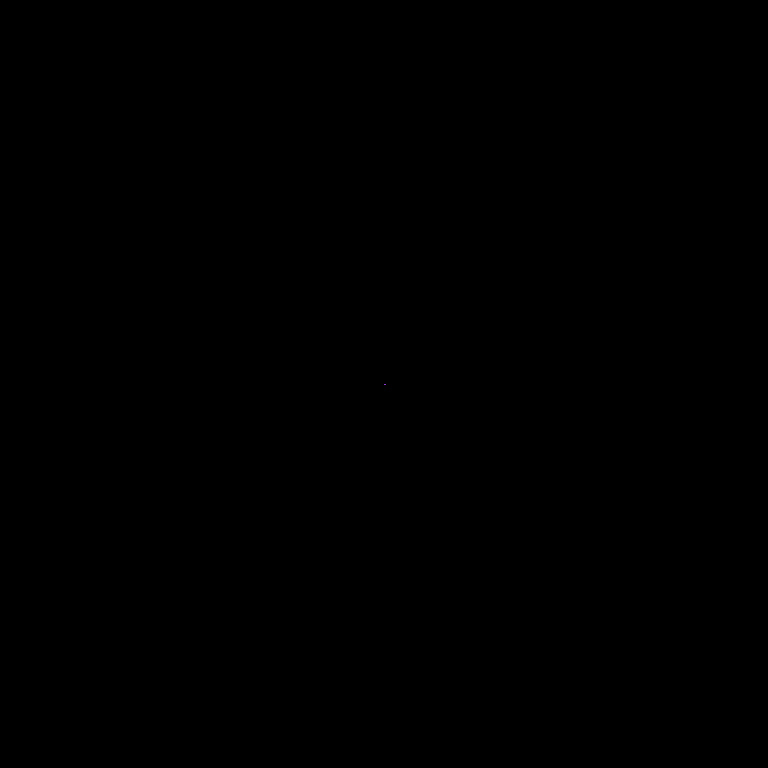
Frame 1 (no input)
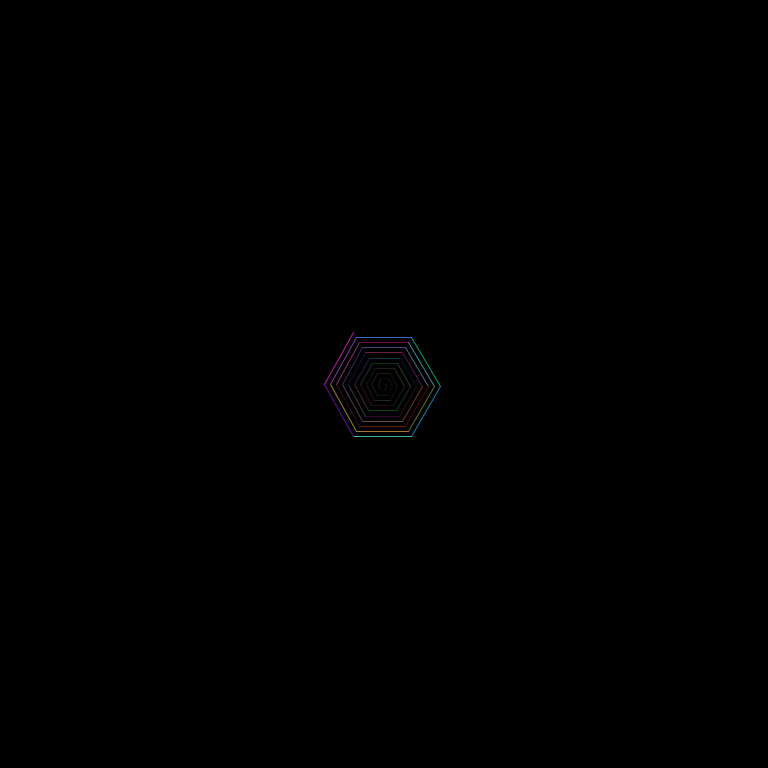
Frame 60 (the mouse pressed at the canvas centre just before this capture)
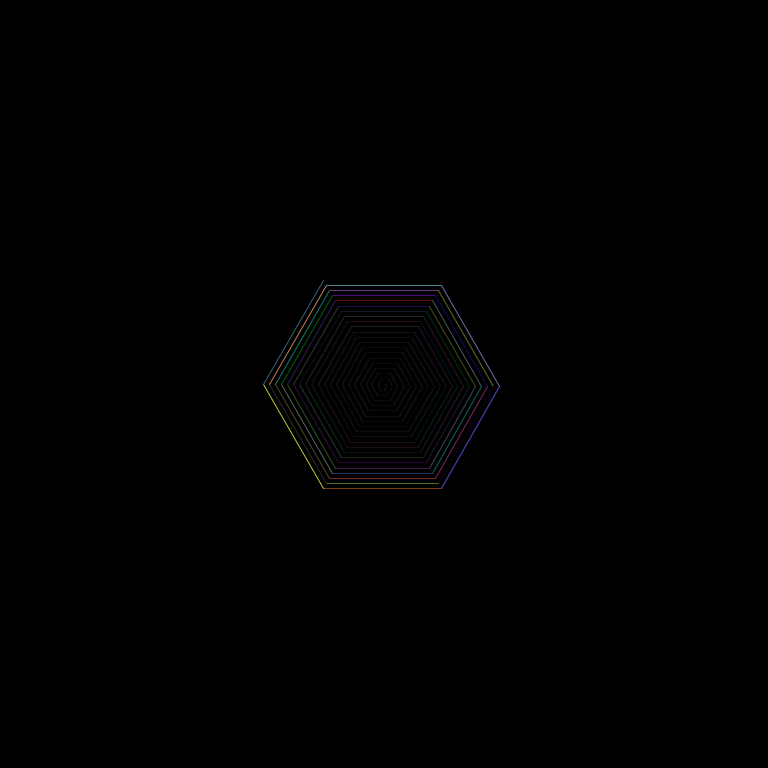
Frame 120 (the mouse held since frame 60 and released just before this capture)

The Processing sketch that drew these frames (run headless with seeded random() and noise(); from frame 60 on, the mouse is pressed at the canvas centre):

// Processing sketch: bounce
// ── bounce.pde
float increment = 0;
float distance = 1;
float angle = 0;
PVector first, second;
boolean trailEffect = true;

void setup() {
  size(768, 768);
  background(0);
  first = new PVector(width/2, height/2);
}

void draw() {
 
  stroke(random(0,255), random(0,255), random(0,255));
  
  if (trailEffect) {
    fill(0, 10);
    rect(-2, -2, width + 2, height + 2);
  }
  
  second = first;
  
  if (increment >= 0 && increment < 300) {
    first = new PVector(first.x + cos(radians(angle)) * distance, first.y + sin(radians(angle)) * (distance += 1));
    increment++;
    if (increment == 300) {
      increment = -300;
    }
  } else {
    first = new PVector(first.x + cos(radians(angle)) * distance, first.y + sin(radians(angle)) * (distance -= 1));
    increment++;
  }
  
  angle += 360/6 + 360;
  line(first.x, first.y, second.x, second.y);  
}
